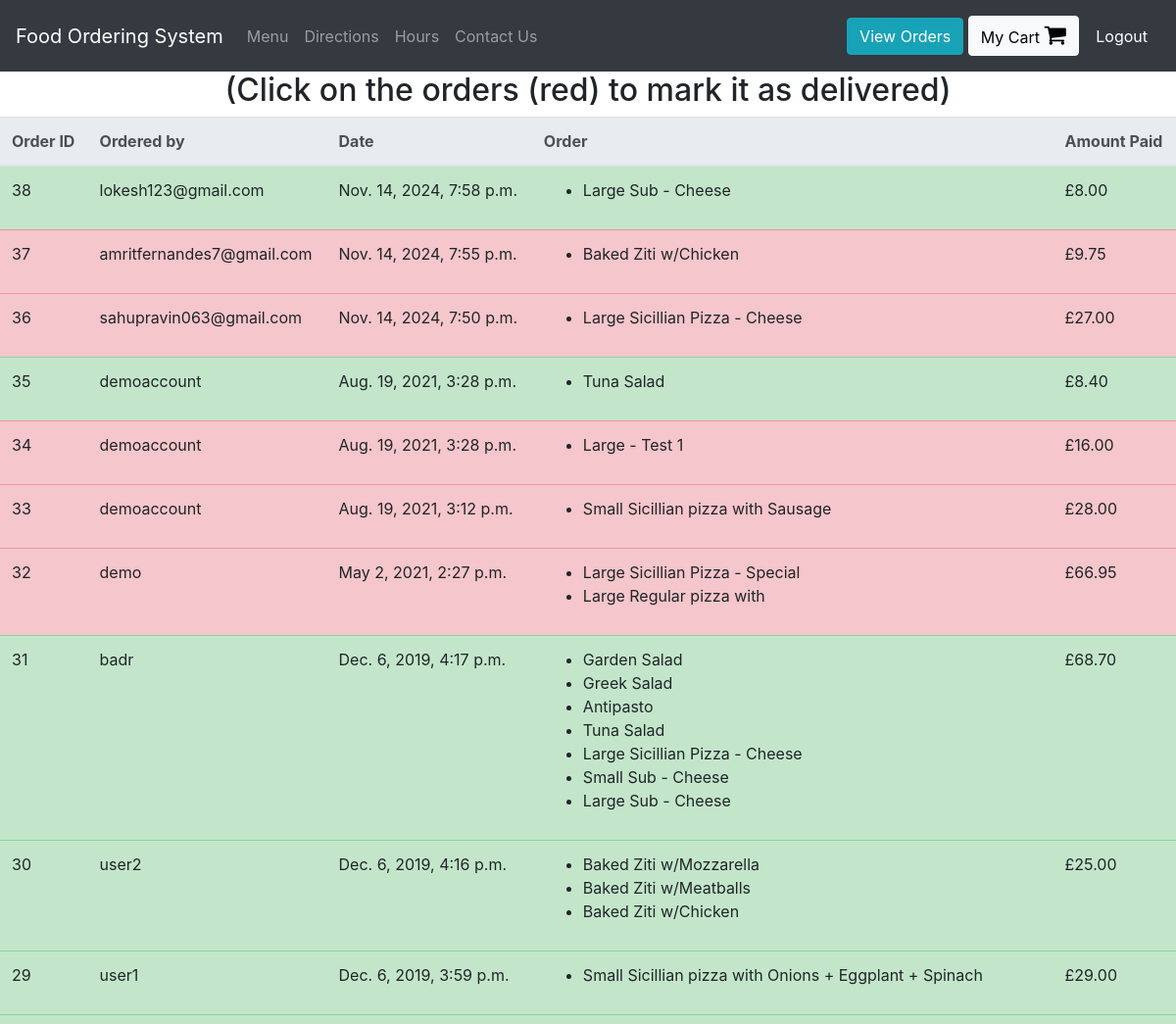
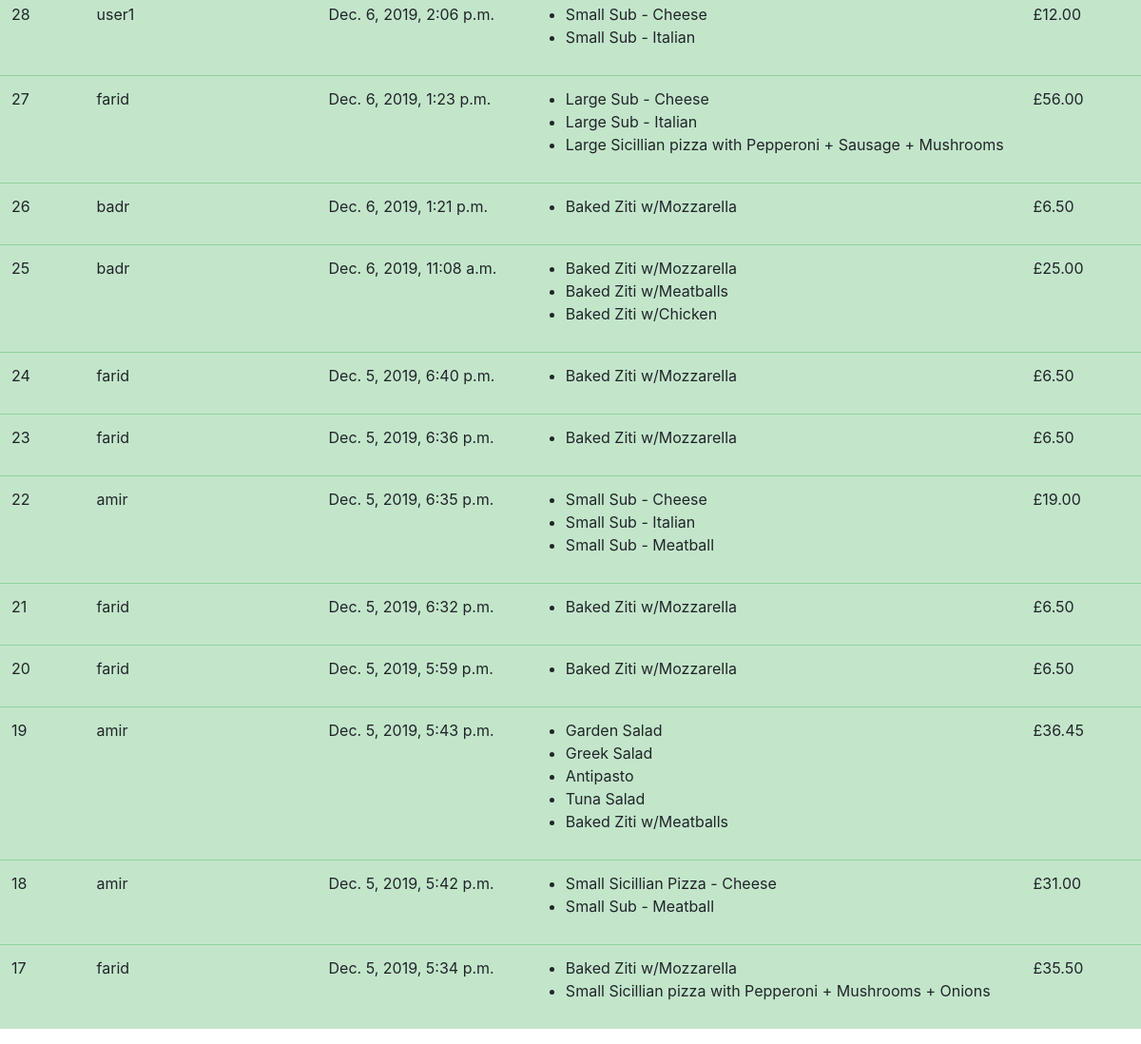
Page /view-orders (signed in) on the committed database (2 pictures, top to bottom).
### orders/models.py (models this page shows, shortened)
class UserOrder(models.Model):
    username = models.CharField(max_length=200) #who placed the order
    order = models.TextField() #this will be a string representation of the cart from localStorage
    price = models.DecimalField(max_digits=6, decimal_places=2) #how much was the order
    time_of_order  = models.DateTimeField(default=datetime.now, blank=True)
    delivered = models.BooleanField()

### orders/views.py (the view)
# urls.py: path("view-orders", views.view_orders, name="view_orders"),
def view_orders(request):
    if request.user.is_superuser:
        rows = UserOrder.objects.all().order_by('-time_of_order')
        return render(request, "orders/orders.html", context = {"rows":rows})
    else:
        rows = UserOrder.objects.all().filter(username = request.user.username).order_by('-time_of_order')
        return render(request, "orders/orders.html", context = {"rows":rows})

### orders/templatetags/custom_tags.py (called while the page is built)
@register.filter(name="format_cart")
def format_cart(value):
    return value[1:-1].split(",")

@register.filter(name="format_cart_item")
def format_cart_item(value):
    return value.replace("'","")

### orders/templates/orders/orders.html
{% extends 'orders/header.html' %}
{% load custom_tags %}
{% block content %}
<div class="container-fluid">
  <div class="row justify-content-center">
    {% if user.is_superuser %}
      <h2>(Click on the orders (red) to mark it as delivered)</h2>
    {% else %}
      <h2> Orders by: {{user.get_username}} </h2>
    {% endif %}
    <table class="table">
        <thead class="thead-light">
        <tr>
          <th scope="col">Order ID</th>
          <th scope="col">Ordered by</th>
          <th scope="col">Date</th>
          <th scope="col">Order</th>
          <th scope="col">Amount Paid</th>
        </tr>
        </thead>
        <tbody id = "orders_table">
          {% for row in rows %}
          {% if row.delivered %}
            <tr class="table-success">
          {% else %}
            <tr class="table-danger mark-as-complete">
          {% endif %}
              <td>{{row.id}}</td>
              <td>{{row.username}}</td>
              <td>{{row.time_of_order}}</td>
              <td >
                <ul>
                  {% for item in row.order|format_cart %}
                    <li>{{item|format_cart_item}}</li>
                  {% endfor %}
                </ul>
              </td>
              <td>£{{row.price}}</td>
            </tr>
          {% endfor %}
        </tbody>
    </table>
  </div>
</div>
{% endblock %}

### rows in the picture
UserOrder: id "38", username "lokesh123@gmail.com", time_of_order "Nov. 14, 2024, 7:58 p.m.", order "Large Sub - Cheese", price "8.00"
UserOrder: id "37", username "amritfernandes7@gmail.com", time_of_order "Nov. 14, 2024, 7:55 p.m.", order "Baked Ziti w/Chicken", price "9.75"
UserOrder: id "36", username "sahupravin063@gmail.com", time_of_order "Nov. 14, 2024, 7:50 p.m.", order "Large Sicillian Pizza - Cheese", price "27.00"
UserOrder: id "35", username "demoaccount", time_of_order "Aug. 19, 2021, 3:28 p.m.", order "Tuna Salad", price "8.40"
UserOrder: id "34", username "demoaccount", time_of_order "Aug. 19, 2021, 3:28 p.m.", order "Large - Test 1", price "16.00"
UserOrder: id "33", username "demoaccount", time_of_order "Aug. 19, 2021, 3:12 p.m.", order "Small Sicillian pizza with Sausage", price "28.00"
UserOrder: id "32", username "demo", time_of_order "May 2, 2021, 2:27 p.m.", order "Large Sicillian Pizza - Special" "Large Regular pizza with", price "66.95"
UserOrder: id "31", username "badr", time_of_order "Dec. 6, 2019, 4:17 p.m.", order "Garden Salad" "Greek Salad" "Antipasto" "Tuna Salad" "Large Sicillian Pizza - Cheese" "Small Sub - Cheese" "Large Sub - Cheese", price "68.70"
UserOrder: id "30", username "user2", time_of_order "Dec. 6, 2019, 4:16 p.m.", order "Baked Ziti w/Mozzarella" "Baked Ziti w/Meatballs" "Baked Ziti w/Chicken", price "25.00"
UserOrder: id "29", username "user1", time_of_order "Dec. 6, 2019, 3:59 p.m.", order "Small Sicillian pizza with Onions + Eggplant + Spinach", price "29.00"
UserOrder: id "28", username "user1", time_of_order "Dec. 6, 2019, 2:06 p.m.", order "Small Sub - Cheese" "Small Sub - Italian", price "12.00"
UserOrder: id "27", username "farid", time_of_order "Dec. 6, 2019, 1:23 p.m.", order "Large Sub - Cheese" "Large Sub - Italian" "Large Sicillian pizza with Pepperoni + Sausage + Mushrooms", price "56.00"
UserOrder: id "26", username "badr", time_of_order "Dec. 6, 2019, 1:21 p.m.", order "Baked Ziti w/Mozzarella", price "6.50"
UserOrder: id "25", username "badr", time_of_order "Dec. 6, 2019, 11:08 a.m.", order "Baked Ziti w/Mozzarella" "Baked Ziti w/Meatballs" "Baked Ziti w/Chicken", price "25.00"
UserOrder: id "24", username "farid", time_of_order "Dec. 5, 2019, 6:40 p.m.", order "Baked Ziti w/Mozzarella", price "6.50"
UserOrder: id "23", username "farid", time_of_order "Dec. 5, 2019, 6:36 p.m.", order "Baked Ziti w/Mozzarella", price "6.50"
UserOrder: id "22", username "amir", time_of_order "Dec. 5, 2019, 6:35 p.m.", order "Small Sub - Cheese" "Small Sub - Italian" "Small Sub - Meatball", price "19.00"
UserOrder: id "21", username "farid", time_of_order "Dec. 5, 2019, 6:32 p.m.", order "Baked Ziti w/Mozzarella", price "6.50"
UserOrder: id "20", username "farid", time_of_order "Dec. 5, 2019, 5:59 p.m.", order "Baked Ziti w/Mozzarella", price "6.50"
UserOrder: id "19", username "amir", time_of_order "Dec. 5, 2019, 5:43 p.m.", order "Garden Salad" "Greek Salad" "Antipasto" "Tuna Salad" "Baked Ziti w/Meatballs", price "36.45"
UserOrder: id "18", username "amir", time_of_order "Dec. 5, 2019, 5:42 p.m.", order "Small Sicillian Pizza - Cheese" "Small Sub - Meatball", price "31.00"
UserOrder: id "17", username "farid", time_of_order "Dec. 5, 2019, 5:34 p.m.", order "Baked Ziti w/Mozzarella" "Small Sicillian pizza with Pepperoni + Mushrooms + Onions", price "35.50"
